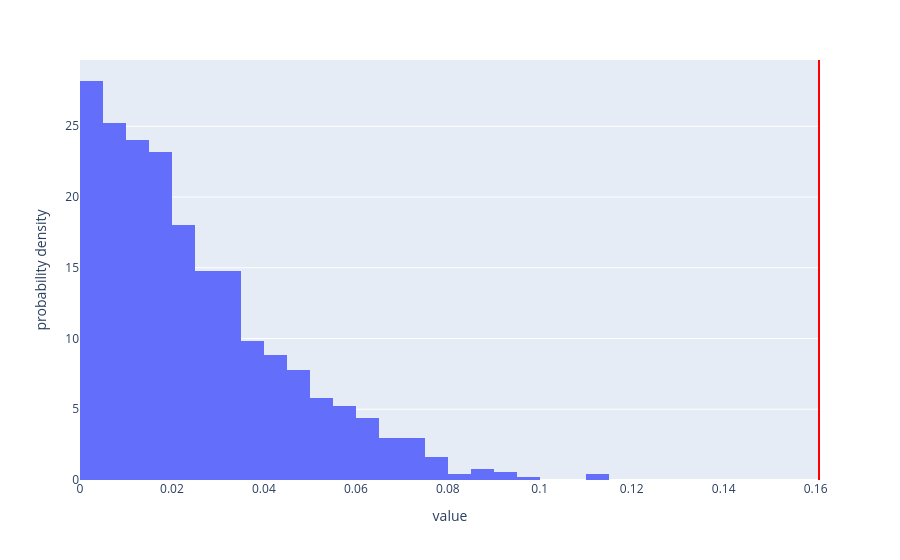

The cell this chart's notebook holds for it:
### Code cell
fig = px.histogram(stats, histnorm='probability density')
fig.add_vline(x = observed, line_color='red')
fig.update_layout(showlegend=False)
fig.show()


# the red line is the observed statistic

### Figure 1 — Plotly figure (JSON) as saved in the notebook; plotly's stock layout.template omitted (floating-point values rounded to 4 significant figures; data arrays with more than 128 entries replaced by an {"elided": "..."} marker saying what was removed)
{"data": [{"alignmentgroup": "True", "bingroup": "x", "histnorm": "probability density", "hovertemplate": "variable=0<br>value=%{x}<br>probability density=%{y}<extra></extra>", "legendgroup": "0", "marker": {"color": "#636efa", "pattern": {"shape": ""}}, "name": "0", "offsetgroup": "0", "orientation": "v", "showlegend": true, "type": "histogram", "x": {"elided": "1000 float values"}, "xaxis": "x", "yaxis": "y"}], "layout": {"autosize": true, "barmode": "relative", "legend": {"title": {"text": "variable"}, "tracegroupgap": 0}, "margin": {"t": 60}, "shapes": [{"line": {"color": "red"}, "type": "line", "x0": 0.1607, "x1": 0.1607, "xref": "x", "y0": 0, "y1": 1, "yref": "y domain"}], "showlegend": false, "xaxis": {"anchor": "y", "autorange": true, "domain": [0, 1], "range": [4.77e-18, 0.1611], "title": {"text": "value"}, "type": "linear"}, "yaxis": {"anchor": "x", "autorange": true, "domain": [0, 1], "range": [0, 29.68], "title": {"text": "probability density"}}}}
